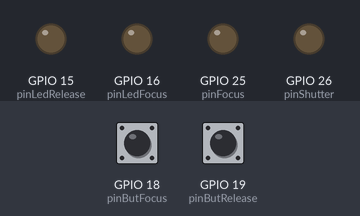
Recording of a program running on a simulated ESP32. Parts: output pins drawn as LEDs (lit = HIGH). Inputs (shaded band) come from the test bench; at power-on: GPIO 18 (pinButFocus) LOW, GPIO 19 (pinButRelease) LOW. What the program prints to the serial monitor is not drawn.

Above: at 1.2 s.
1.3 s: GPIO 18 (pinButFocus) pulled HIGH for 0.15 s
At 1.38 s:
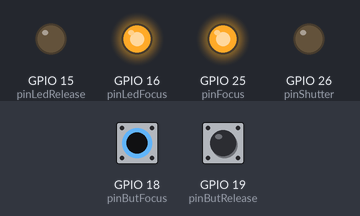
2.9 s: GPIO 19 (pinButRelease) pulled HIGH for 0.15 s
At 2.98 s:
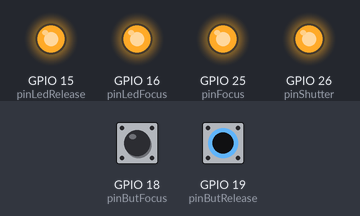
4.5 s: GPIO 19 (pinButRelease) pulled HIGH for 3.2 s
At 8.3 s:
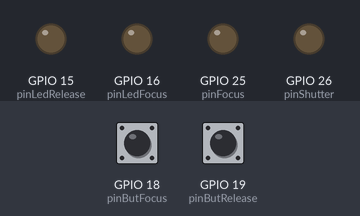
9.2 s: GPIO 18 (pinButFocus) pulled HIGH for 3.2 s
At 10.7 s:
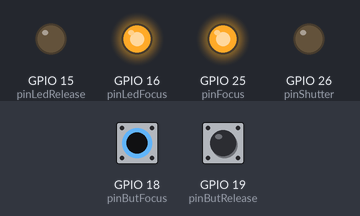
Timing chart, 0 to 13.9 s (numbered marks = the images above; inputs shaded):
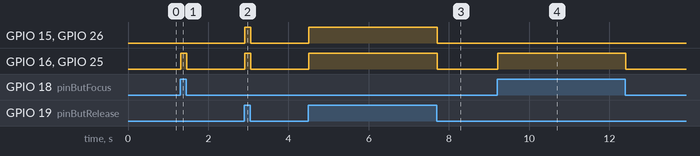

The program:

main.cpp
```cpp
#include <Arduino.h>
#include "DrukknopT.h"

const int pinFocus = 25;
const int pinShutter = 26;
const int pinButFocus = 18;
const int pinButRelease = 19;

const int pinLedFocus = 16;
const int pinLedRelease = 15;

Drukknop butFocus(pinButFocus, INPUT);
Drukknop butRelease(pinButRelease, INPUT);

unsigned long startFocusMillis;
unsigned long startReleaseMillis;
bool isFocus;
bool isRelease;

void setup() {
  Serial.begin(115200);
  Serial.println("Camera Remote Control");
  pinMode(pinFocus, OUTPUT);
  pinMode(pinShutter, OUTPUT);
  pinMode(pinLedFocus, OUTPUT);
  pinMode(pinLedRelease, OUTPUT);
  digitalWrite(pinFocus, LOW);
  digitalWrite(pinShutter, LOW);
  digitalWrite(pinLedFocus, LOW);
  digitalWrite(pinLedRelease, LOW);
  isFocus = isRelease = false;
  butFocus.leesKnop();
  butRelease.leesKnop();
}

void loop() {
  static unsigned long lastMillis = 0;
  unsigned long currentMillis = millis();

  //Mimic the E3 remote shutter.
  // Focus is pressed prior to release

  butRelease.leesKnop();
  //React to the shutter release button as soon as possible
  if (butRelease.toestandIs(Drukknop::DrukknopToestand::Indrukken)) {
    digitalWrite(pinFocus, HIGH);
    digitalWrite(pinShutter, HIGH);
    digitalWrite(pinLedFocus, HIGH);
    digitalWrite(pinLedRelease, HIGH);
    startReleaseMillis = currentMillis;
    startFocusMillis = currentMillis;
    isFocus = true;
    isRelease = true;
  }
  butFocus.leesKnop();
  if (!isRelease) {
    if (butFocus.toestandIs(Drukknop::DrukknopToestand::Indrukken)) {
      digitalWrite(pinFocus, HIGH);
      digitalWrite(pinLedFocus, HIGH);
      startFocusMillis = currentMillis;
      isFocus = true;
    }
  }
  /*
  delay(500);
  Serial.print("Toestand Focus: ");
  Serial.println(butFocus.toString(butFocus.getToestand()));
  Serial.print("Toestand Release: ");
  Serial.println(butRelease.toString(butRelease.getToestand()));
  */

  if (butRelease.toestandIs(Drukknop::DrukknopToestand::Loslaten)) {
    isFocus = false;
    isRelease = false;
  }
  if (butFocus.toestandIs(Drukknop::DrukknopToestand::Loslaten)) {
    isFocus = false;
  }
  if (!isRelease) {
    digitalWrite(pinShutter, LOW);
    digitalWrite(pinLedRelease, LOW);
  }
  if (!isFocus) {
    digitalWrite(pinFocus, LOW);
    digitalWrite(pinLedFocus, LOW);
  }

  /*
    //Serial.println("Setting High");
    digitalWrite(pinFocus, HIGH);
    digitalWrite(pinShutter, LOW);
    delay(100);
    //Serial.println("Setting Low");
    digitalWrite(pinFocus, LOW);
    digitalWrite(pinShutter, HIGH);
    delay(100);
  */
}
```

DrukknopT.h
```cpp
// (licence header left out)
/*
CVO De Verdieping - Gevorderden - 2025
Marc Van Endert
*/

#ifndef __DrukknopTType_H__
#define __DrukknopTType_H__
class Drukknop {
public:
  enum DrukknopToestand {
    Losgelaten,           //Laag = 0,
    Indrukken,            //StijgendeFlank,
    Loslaten,             //DalendeFlank
    Ingedrukt,            //Hoog
    Wachten
  };

private:
  const int Pin;
  int waarde;
  int vorigeWaarde;
  int denderTime;
  int mode;
  unsigned long buttonTime;
  unsigned long lastDebounceTime = 0;
  bool wachtOpDebounce = false;
  int checkWaarde = 0;
  DrukknopToestand toestand;
  void updateKnop();

public:
  Drukknop(int p);
  Drukknop(int p, int mode);
  DrukknopToestand getToestand();
  bool toestandIs(DrukknopToestand waarde);
  bool toestandIs(DrukknopToestand waarde, bool update);
  void leesKnop();
  void setDenderTime(unsigned long ms);
  String toString(Drukknop::DrukknopToestand toestand);
};
#endif
```

DrukknopT.cpp
```cpp
// (licence header left out)
/*
CVO De Verdieping - Gevorderden - 2025
Marc Van Endert
*/
#include <Arduino.h>
#include "DrukknopT.h"

Drukknop::Drukknop(int p, int modeIn)
  : Pin(p) {
  mode = modeIn;
  if ((modeIn != INPUT) && (modeIn != INPUT_PULLUP) && (modeIn != INPUT_PULLDOWN)) {
    mode = INPUT;
  }
  pinMode(p, mode);
  denderTime = 10;
  buttonTime = 0;
  toestand = DrukknopToestand::Wachten;
};

Drukknop::Drukknop(int p)
  : Drukknop(p, INPUT){};

void Drukknop::leesKnop() {
  updateKnop();
  if (mode == INPUT_PULLUP) {
    waarde != waarde;  //=(waarde == LOW) ? HIGH : LOW;
  }
  if (wachtOpDebounce) {
    toestand = DrukknopToestand::Wachten;
  } else {
    if (waarde == HIGH and vorigeWaarde == LOW) {
      if (mode == INPUT) {
        toestand = DrukknopToestand::Indrukken;
      } else {
        toestand = DrukknopToestand::Loslaten;
      }
    }
    if (waarde == LOW and vorigeWaarde == LOW) {
      if (mode == INPUT) {
        toestand = DrukknopToestand::Losgelaten;
      } else {
        toestand = DrukknopToestand::Ingedrukt;
      }
    }
    if (waarde == HIGH and vorigeWaarde == HIGH) {
      if (mode == INPUT) {
        toestand = DrukknopToestand::Ingedrukt;
      } else {
        toestand = DrukknopToestand::Losgelaten;
      }
    }
    if (waarde == LOW and vorigeWaarde == HIGH) {
      if (mode == INPUT) {
        toestand = DrukknopToestand::Loslaten;
      } else {
        toestand = DrukknopToestand::Indrukken;
      }
    }
  }
  /*
  Serial.print(Pin);
  Serial.print("->");
  switch (toestand) {
    case DrukknopToestand::Losgelaten:
      Serial.println("Losgelaten");
      break;
    case DrukknopToestand::Indrukken:
      Serial.println("Indrukken");
      break;
    case DrukknopToestand::Loslaten:
      Serial.println("Loslaten");
      break;
    case DrukknopToestand::Ingedrukt:
      Serial.println("Ingedrukt");
      break;
    case DrukknopToestand::Wachten:
      Serial.println("Wachten");
      break;
    default:
      Serial.println("Oeps...");
  }
  */
}

void Drukknop::updateKnop() {
  //Deze code is veel eenvoudiger, maar vereist in de mainloop minimaal een delay(1)
  //anders werkt het niet.
  //unsigned long currentTime = millis();
  //if (currentTime > buttonTime) {
  //  buttonTime = currentTime + denderTime;
  //  vorigeWaarde = waarde;
  //  waarde = digitalRead(Pin);
  //}

  //Deze code vereist GEEN delay, maar dan heb je wel een nieuwe toestand van de knop.
  // Tijdens het debouncen loopt de code gewoon door, maar de toestand van de knop is dan 'wachten'.
  unsigned long currentTime = millis();
  int nieuweWaarde = digitalRead(Pin);
  if (!wachtOpDebounce) {
    if (nieuweWaarde != vorigeWaarde) {
      lastDebounceTime = currentTime;
      wachtOpDebounce = true;
      checkWaarde = nieuweWaarde;
      return;
    };
    vorigeWaarde = waarde;
    waarde = checkWaarde;
  };
  if (wachtOpDebounce) {
    if (currentTime - lastDebounceTime > denderTime) {
      wachtOpDebounce = false;
      vorigeWaarde = waarde;
      waarde = checkWaarde;
      return;
    }
  }
}

void Drukknop::setDenderTime(unsigned long ms) {
  denderTime = ms;
}

bool Drukknop::toestandIs(DrukknopToestand waarde) {
  bool tt;
  return (toestand == waarde);
}
bool Drukknop::toestandIs(DrukknopToestand waarde, bool update) {
  if (update) {
    updateKnop();
  }
  return toestandIs(waarde);
}

Drukknop::DrukknopToestand Drukknop::getToestand() {
  return toestand;
}

String Drukknop::toString(Drukknop::DrukknopToestand toestand) {
  switch (toestand) {
    case DrukknopToestand::Losgelaten:
      return "Losgelaten";
    case DrukknopToestand::Indrukken:
      return "Indrukken";
    case DrukknopToestand::Loslaten:
      return "Loslaten";
    case DrukknopToestand::Ingedrukt:
      return "Ingedrukt";
    case DrukknopToestand::Wachten:
      return "Wachten";
    default:
      return "Oeps...";
  }
}
```

Measured:
- after the input at 1.3 s, GPIO 16 (pinLedFocus), GPIO 25 (pinFocus): LOW → HIGH at once, → LOW 0.15 s later
- after the input at 2.9 s, GPIO 15 (pinLedRelease), GPIO 16 (pinLedFocus), GPIO 25 (pinFocus), GPIO 26 (pinShutter): LOW → HIGH at once, → LOW 0.15 s later
- after the input at 4.5 s, GPIO 15 (pinLedRelease), GPIO 16 (pinLedFocus), GPIO 25 (pinFocus), GPIO 26 (pinShutter): LOW → HIGH at once, → LOW 3.2 s later
- after the input at 9.2 s, GPIO 16 (pinLedFocus), GPIO 25 (pinFocus): LOW → HIGH at once, → LOW 3.2 s later
